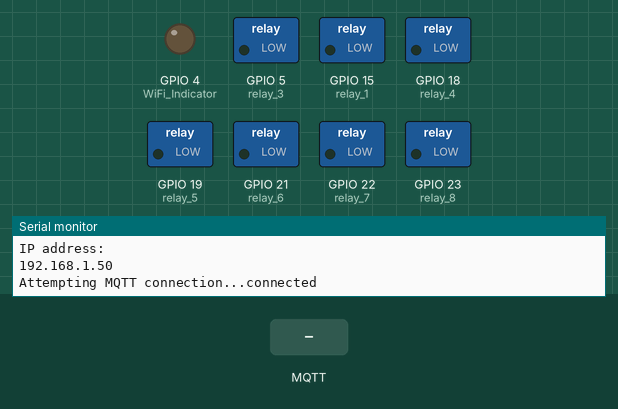
Recording of a sketch running on a simulated ESP32. Shown: switched loads named in the sketch (green lamp = pin HIGH), output pins drawn as LEDs (lit = HIGH), the last lines printed to the serial monitor. The test bench sets the inputs (shaded band). WiFi joins after 1.5 s; servers stay silent unless stated; no MQTT or app messages arrive unless stated.

Above: at 2.8 s.
2.9 s: MQTT message "1" arrives on the first subscribed topic
At 4.1 s:
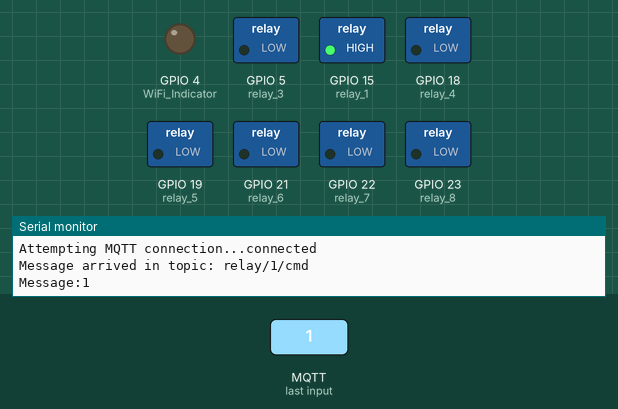
4.4 s: MQTT message "1" arrives on the third subscribed topic
At 5.3 s:
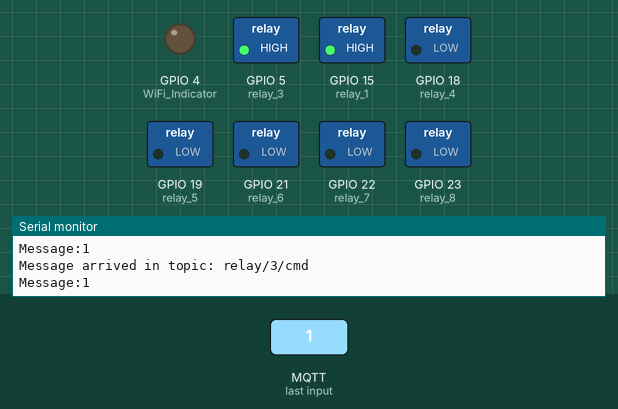
5.9 s: MQTT message "0" arrives on the first subscribed topic
At 6.4 s:
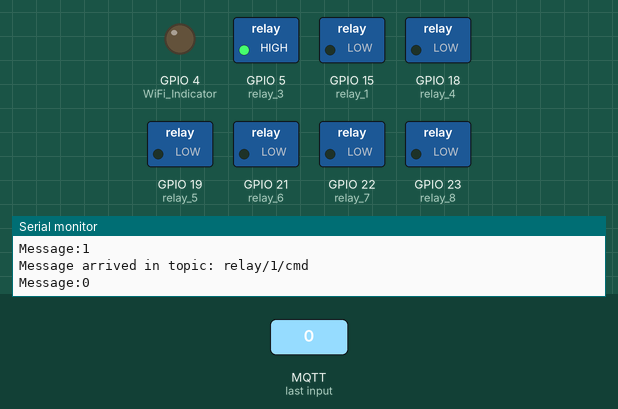
7.4 s: MQTT message "0" arrives on the third subscribed topic
At 8.8 s:
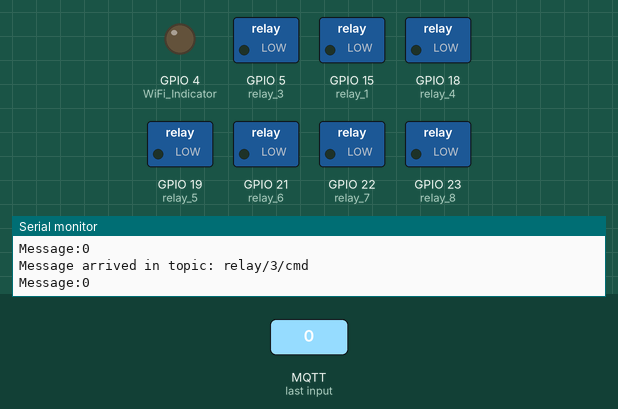
Timing chart, 0 to 9.9 s (numbered marks = the images above; inputs shaded):
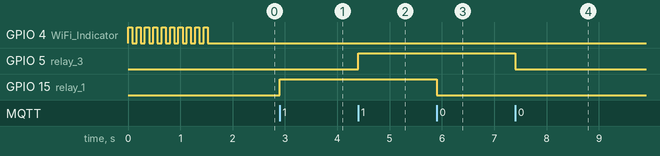

Measured:
- after the input at 2.9 s, GPIO 15 (relay_1): LOW → HIGH at once
- after the input at 4.4 s, GPIO 5 (relay_3): LOW → HIGH at once
- after the input at 5.9 s, GPIO 15 (relay_1): HIGH → LOW at once
- after the input at 7.4 s, GPIO 5 (relay_3): HIGH → LOW at once

The sketch:

V.1.0.ino
```cpp
#include <WiFi.h>
#include <PubSubClient.h>

const char *ssid = "Kost Pak Josa";
const char *password = "joputra1";
const char *MQTT_SERVER = "192.168.1.21";

const char *MQTT_TOPIC1 = "relay/1/state";
const char *MQTT_TOPIC2 = "relay/2/state";
const char *MQTT_TOPIC3 = "relay/3/state";
const char *MQTT_TOPIC4 = "relay/4/state";
const char *MQTT_TOPIC5 = "relay/5/state";
const char *MQTT_TOPIC6 = "relay/6/state";
const char *MQTT_TOPIC7 = "relay/7/state";
const char *MQTT_TOPIC8 = "relay/8/state";

const char *R1 = "relay/1/cmd";
const char *R2 = "relay/2/cmd";
const char *R3 = "relay/3/cmd";
const char *R4 = "relay/4/cmd";
const char *R5 = "relay/5/cmd";
const char *R6 = "relay/6/cmd";
const char *R7 = "relay/7/cmd";
const char *R8 = "relay/8/cmd";

const char *MQTT_CLIENT_ID = "guest_room_1";
const char *MQTT_USERNAME = "admin";
const char *MQTT_PASSWORD = "admin";

WiFiClient espClient;
PubSubClient client(espClient);

// Pin Setup
#define relay_1 15
#define relay_2 12
#define relay_3 5
#define relay_4 18
#define relay_5 19
#define relay_6 21
#define relay_7 22
#define relay_8 23

#define keyCard 13
#define btn_1 12
#define btn_2 14
#define btn_3 27
#define btn_4 26
#define btn_5 25

int lastMilis = 0;
unsigned long nowMillis = millis();

void setup_wifi()
{
  // Connect to Wifi Network
  pinMode(4, OUTPUT); // WiFi Indicator
  Serial.println();
  Serial.print("Connecting to ");
  Serial.println(ssid);

  WiFi.begin(ssid, password);

  while (WiFi.status() != WL_CONNECTED)
  {
    digitalWrite(4, HIGH);
    delay(80);
    digitalWrite(4, LOW);
    delay(80);
  }

  Serial.println("");
  Serial.println("WiFi connected");
  Serial.println("IP address: ");
  Serial.println(WiFi.localIP());
}

void callback(char *topic, byte *message, unsigned int length)
{
  Serial.print("Message arrived in topic: ");
  Serial.println(topic);
  Serial.print("Message:");
  String messageTemp;

  for (int i = 0; i < length; i++)
  {
    Serial.print((char)message[i]);
    Serial.println();
    if ((char)message[i] != '"')
      messageTemp += (char)message[i];
  }

  if (String(topic) == R1)
  {
    if (messageTemp == "1")
    {
      digitalWrite(relay_1, HIGH);
      client.publish(MQTT_TOPIC1, "1");
    }
    else if (messageTemp == "0")
    {
      digitalWrite(relay_1, LOW);
       client.publish(MQTT_TOPIC1,"0");
    }
  }

  if (String(topic) == R2)
  {
    if (messageTemp == "1")
    {
      digitalWrite(relay_2, HIGH);
      client.publish(MQTT_TOPIC2,"1");
    }
    else if (messageTemp == "0")
    {
      digitalWrite(relay_2, LOW);
      client.publish(MQTT_TOPIC2,"0");
    }
  }

  if (String(topic) == R3)
  {
    if (messageTemp == "1")
    {
      digitalWrite(relay_3, HIGH);
      client.publish(MQTT_TOPIC3,"1");
    }
    else if (messageTemp == "0")
    {
      digitalWrite(relay_3, LOW);
      client.publish(MQTT_TOPIC3,"0");
    }
  }

  if (String(topic) == R4)
  {
    if (messageTemp == "1")
    {
      digitalWrite(relay_4, HIGH);
      client.publish(MQTT_TOPIC4,"1");
    }
    else if (messageTemp == "0")
    {
      digitalWrite(relay_4, LOW);
      client.publish(MQTT_TOPIC4,"0");
    }
  }

  if (String(topic) == R5)
  {
    if (messageTemp == "1")
    {
      digitalWrite(relay_5, HIGH);
      client.publish(MQTT_TOPIC5,"1");
    }
    else if (messageTemp == "0")
    {
      digitalWrite(relay_5, LOW);
      client.publish(MQTT_TOPIC5,"0");
    }
  }

  if (String(topic) == R6)
  {
    if (messageTemp == "1")
    {
      digitalWrite(relay_6, HIGH);
      client.publish(MQTT_TOPIC6,"1");
    }
    else if (messageTemp == "0")
    {
      digitalWrite(relay_6, LOW);
      client.publish(MQTT_TOPIC6,"0");
    }
  }

  if (String(topic) == R7)
  {
    if (messageTemp == "1")
    {
      digitalWrite(relay_7, HIGH);
      client.publish(MQTT_TOPIC7,"1");
    }
    else if (messageTemp == "0")
    {
      digitalWrite(relay_7, LOW);
      client.publish(MQTT_TOPIC7,"0");
    }
  }

  if (String(topic) == R8)
  {
    if (messageTemp == "1")
    {
      digitalWrite(relay_8, HIGH);
      client.publish(MQTT_TOPIC8,"1");
    }
    else if (messageTemp == "0")
    {
      digitalWrite(relay_8, LOW);
      client.publish(MQTT_TOPIC8,"0");
    }
  }
}

void reconnect()
{
  // Loop until we're reconnected
  while (!client.connected())
  {
    Serial.print("Attempting MQTT connection...");
    // Attempt to connect
    if (client.connect(MQTT_CLIENT_ID, MQTT_USERNAME, MQTT_PASSWORD))
    {
      Serial.println("connected");
      // subscribe
      client.subscribe(R1);
      client.subscribe(R2);
      client.subscribe(R3);
      client.subscribe(R4);
      client.subscribe(R5);
      client.subscribe(R6);
      client.subscribe(R7);
      client.subscribe(R8);
    }
    else
    {
      Serial.print("failed, rc=");
      Serial.print(client.state());
      Serial.println(" try again in 5 seconds");
      // Wait 5 seconds before retrying
      delay(5000);
    }
  }
}

void setup()
{
  // Serial port for debugging purposes
  Serial.begin(115200);
  setup_wifi();

  // MQTT Server Setup
  client.setServer(MQTT_SERVER, 1883);
  client.setCallback(callback);

  pinMode(4, OUTPUT); // WiFi Indicator
  pinMode(relay_1, OUTPUT);
  pinMode(relay_2, OUTPUT);
  pinMode(relay_3, OUTPUT);
  pinMode(relay_4, OUTPUT);
  pinMode(relay_5, OUTPUT);
  pinMode(relay_6, OUTPUT);
  pinMode(relay_7, OUTPUT);
  pinMode(relay_8, OUTPUT);

  pinMode(btn_1, INPUT);
  pinMode(btn_2, INPUT);
  pinMode(btn_3, INPUT);
  pinMode(btn_4, INPUT);
  pinMode(btn_5, INPUT);
  pinMode(keyCard, INPUT);
}

void loop()
{
  if (!client.connected())
  {
    reconnect();
  }
  client.loop();
}
```
